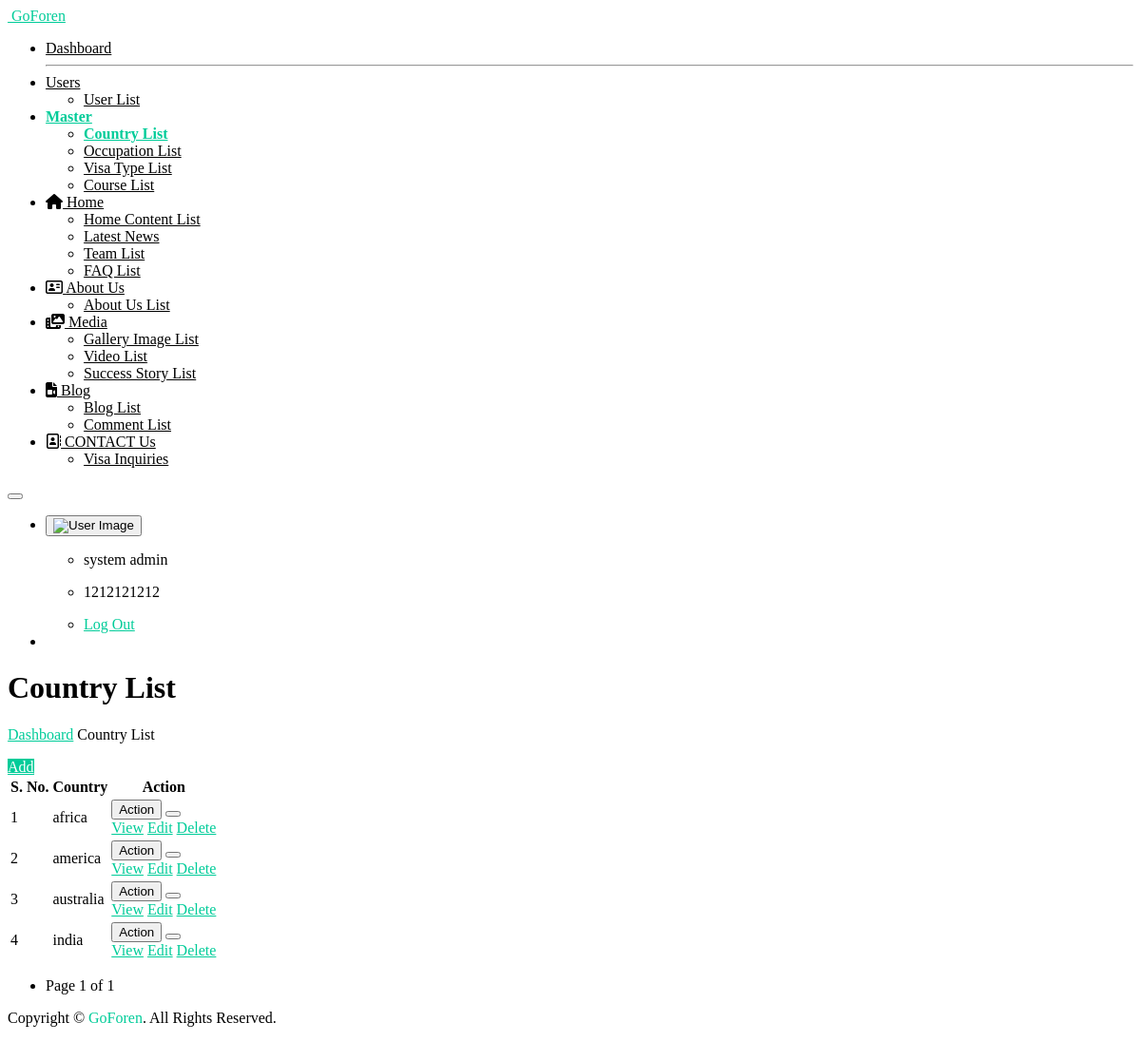
Page /country_list/ (signed in) on the committed database.
### myapp/models.py (models this page shows, shortened)
class tbl_country(models.Model):
    country = models.CharField(max_length=50, null=True)
    about = models.CharField(max_length=50, null=True)
    created_at = models.DateTimeField(auto_now_add=True)
    updated_at = models.DateTimeField(auto_now=True)
    class Meta:
        db_table = 'tbl_country'

### myapp/views.py (the view)
    def wrapper(request, *args, **kwargs):
        if 'user_id' not in request.session:
            return redirect('open_sign_in_page')
        return view_func(request, *args, **kwargs)

### myapp/views.py (called while the page is built)
def login_required_custom(view_func):
    def wrapper(request, *args, **kwargs):
        if 'user_id' not in request.session:
            return redirect('open_sign_in_page')
        return view_func(request, *args, **kwargs)
    return wrapper

@login_required_custom
def country_list(request):
    country_queryset = tbl_country.objects.all().order_by("country")
    paginator = Paginator(country_queryset, 10)  # 10 countries per page
    page_number = request.GET.get('page')
    page_obj = paginator.get_page(page_number)
    add_success = request.session.pop("add_success", None)
    update_success = request.session.pop("update_success", None)
    delete_success = request.session.pop("delete_success", None)
    context = {
        "add_success": add_success,
        "update_success": update_success,
        "delete_success": delete_success,
        "record_name": "Country",
        "countries": page_obj.object_list,
        "page_obj": page_obj,
    }
    return render(request, "country-list.html", context)

### templates/country-list.html (shortened to what this page needs)
{% extends "base.html" %}
{% load static %}
{%  block start %}
			<div class="ec-content-wrapper">
				<div class="content">
					<div class="breadcrumb-wrapper d-flex align-items-center justify-content-between">
						<div>
							<h1>Country List</h1>
							<p class="breadcrumbs"><span><a href="{% url 'dashboard_view' %}">Dashboard</a></span>
								<span></span>Country List</p>
						</div>
						<div>
							<a href="{%url 'add_country'%}" class="btn btn-primary">Add</a>
						</div>
					</div>
					<div class="row">
						<div class="col-12">
							<div class="card card-default">
								<div class="card-body">
									<div class="table-responsive">
										<table id="responsive-data-table" class="table">
											<thead>
												<tr>
													<th>S. No.</th>
													<th>Country</th>
                                                    <th>Action</th>
												</tr>
											</thead>
											<tbody>
                                                {% for i in countries %}
												<tr>
													<td>{{forloop.counter}}</td>
													<td>{{i.country}}</td>
													<td>
														<div class="btn-group mb-1">
															<button type="button"
																class="btn btn-outline-success">Action</button>
															<button type="button"
																class="btn btn-outline-success dropdown-toggle dropdown-toggle-split"
																data-bs-toggle="dropdown" aria-haspopup="true"
																aria-expanded="false" data-display="static">
															</button>
															<div class="dropdown-menu">
                                                                <a class="dropdown-item" href="{% url 'country_view' i.id %}">View</a>
                                                                <a class="dropdown-item" href="{% url 'edit_country' i.id %}">Edit</a>
                                                                <a href="javascript:void(0);" class="dropdown-item delete-btn" data-url="{% url 'delete_country' i.id %}">Delete</a>
															</div>
															</div>
													</td>
												</tr>
                                                {% endfor %}
											</tbody>
										</table>
										<div class="pagination justify-content-center mt-3" style="justify-content: left !important;">
    <nav>
        <ul class="pagination">
            <li class="page-item disabled">
                <span class="page-link">
                    Page {{ page_obj.number }} of {{ page_obj.paginator.num_pages }}
                </span>
            </li>
        </ul>
    </nav>
</div>
									</div>
								</div>
							</div>
						</div>
					</div>
				</div>
			</div>
{%  endblock %}

### templates/country-list.html (style rules this page uses)
a { color: #00cc99; }
.btn.btn-primary { color: #ffffff; background-color: #00cc99; border-color: #00cc99; }

### rows in the picture
tbl_country: country "africa"
tbl_country: country "america"
tbl_country: country "australia"
tbl_country: country "india"

### other values in the picture
{{ request.session.session_username }} "system admin"
{{ request.session.session_mobile }} "1212121212"
{{ page_obj.number }} "1"
{{ page_obj.paginator.num_pages }} "1"
